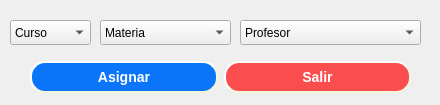
<?xml version="1.0" encoding="UTF-8"?>
<ui version="4.0">
 <class>NewAssignmentDialog</class>
 <widget class="QDialog" name="NewAssignmentDialog">
  <property name="geometry">
   <rect>
    <x>0</x>
    <y>0</y>
    <width>440</width>
    <height>105</height>
   </rect>
  </property>
  <property name="windowTitle">
   <string>Dialog</string>
  </property>
  <widget class="QComboBox" name="cmbProfessor">
   <property name="geometry">
    <rect>
     <x>240</x>
     <y>20</y>
     <width>181</width>
     <height>25</height>
    </rect>
   </property>
   <item>
    <property name="text">
     <string>Profesor</string>
    </property>
   </item>
  </widget>
  <widget class="QComboBox" name="cmbSubject">
   <property name="geometry">
    <rect>
     <x>100</x>
     <y>20</y>
     <width>131</width>
     <height>25</height>
    </rect>
   </property>
   <property name="frame">
    <bool>true</bool>
   </property>
   <item>
    <property name="text">
     <string>Materia</string>
    </property>
   </item>
  </widget>
  <widget class="QComboBox" name="cmbCourse">
   <property name="geometry">
    <rect>
     <x>10</x>
     <y>20</y>
     <width>81</width>
     <height>25</height>
    </rect>
   </property>
   <item>
    <property name="text">
     <string>Curso</string>
    </property>
   </item>
  </widget>
  <widget class="QWidget" name="layoutWidget">
   <property name="geometry">
    <rect>
     <x>30</x>
     <y>60</y>
     <width>381</width>
     <height>34</height>
    </rect>
   </property>
   <layout class="QHBoxLayout" name="horizontalLayout">
    <item>
     <widget class="QPushButton" name="btnAssign">
      <property name="styleSheet">
       <string notr="true">QPushButton {
      background-color: rgb(11, 117, 250);
	  border-style: outset;
	  border-width: 2px;
	  border-radius: 15px;
	  border-color: beige;
	  font: bold 14px;
	  color: white;
	  min-width: 10em;
	  padding: 6px;
 }


QPushButton:hover:!pressed
{
      background-color: rgb(3, 7, 128);
	  border-style: outset;
	  border-width: 2px;
	  border-radius: 15px;
	  border-color: beige;
	  font: bold 14px;
	  color: white;
	  min-width: 10em;
	  padding: 6px;
}
</string>
      </property>
      <property name="text">
       <string>Asignar</string>
      </property>
     </widget>
    </item>
    <item>
     <widget class="QPushButton" name="btnExit">
      <property name="styleSheet">
       <string notr="true">QPushButton {
      background-color: rgb(250, 78, 78);
	  border-style: outset;
	  border-width: 2px;
	  border-radius: 15px;
	  border-color: beige;
	  font: bold 14px;
	  color: white;
	  min-width: 10em;
	  padding: 6px;
 }


QPushButton:hover:!pressed
{
      background-color: rgb(204, 0, 0);
	  border-style: outset;
	  border-width: 2px;
	  border-radius: 15px;
	  border-color: beige;
	  font: bold 14px;
	  color: white;
	  min-width: 10em;
	  padding: 6px;
}</string>
      </property>
      <property name="text">
       <string>Salir</string>
      </property>
     </widget>
    </item>
   </layout>
  </widget>
 </widget>
 <resources/>
 <connections/>
</ui>
